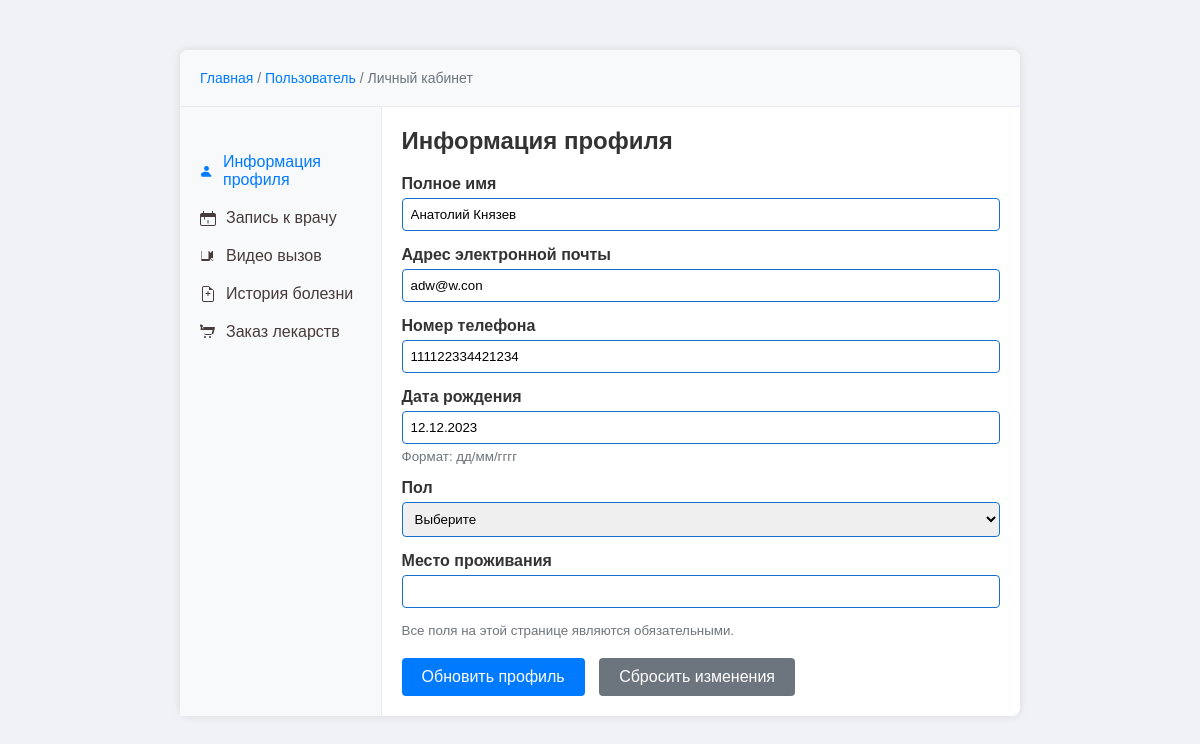
The app's page /users/profile/ (signed in) with its own data.
### users/models.py (models this page shows)
class CustomUser(AbstractUser):
    full_name = models.CharField(max_length=100)
    phone = models.CharField(max_length=15, null=True, blank=True)
    birthday = models.DateField(null=True, blank=True)
    GENDER_CHOICES = [
        ('F', 'Женщина'),
        ('M', 'Мужчина'),
    ]
    gender = models.CharField(max_length=1, choices=GENDER_CHOICES, null=True, blank=True)
    location = models.CharField(max_length=100, null=True, blank=True)

### users/views.py (the view)
# urls.py: path('profile/', profile, name='profile'),
@login_required
def profile(request):
    if request.method == 'POST':
        form = UserProfileForm(instance=request.user, data = request.POST)
        if form.is_valid():
            form.save()
            return HttpResponseRedirect(reverse('users:profile'))
    else:
        form = UserProfileForm(instance=request.user)
    try:
        timeslot = TimeSlot.objects.get(patient=request.user)
    except TimeSlot.DoesNotExist:
        timeslot = None
    context = {'form':form,
                'orders': Order.objects.filter(user=request.user).order_by('-id'),
                'timeslot': timeslot
                }
    return render(request, 'users/04.html', context)

### users/forms.py
class UserProfileForm(UserChangeForm):
    full_name = forms.CharField(widget=forms.TextInput(attrs={
        'class':'form-control py-4'}))
    email = forms.CharField(widget=forms.EmailInput(attrs={
        'class':'form-control py-4', 'readonly':True}))
    phone = forms.CharField(widget=forms.TextInput(attrs={
        'class':'form-control py-4'}), max_length=15, required=False)
    birthday = forms.DateField(widget=forms.DateInput(attrs={
        'class':'form-control py-4'}), required=False)
    gender = forms.CharField(widget=forms.TextInput(attrs={
        'class':'form-control py-4'}), required=False)
    location = forms.CharField(widget=forms.TextInput(attrs={
        'class':'form-control py-4'}), required=False)
    class Meta:
        model = CustomUser
        fields = ['full_name', 'email', 'phone', 'birthday', 'gender', 'location']

### app/context_processors.py (called while the page is built)
def basket_totals(request):
    if request.user.is_authenticated:
        baskets = Basket.objects.filter(user=request.user, active=True)
        total_quantity = baskets.total_quantity()
    else:
        total_quantity = 0
    return {
        'total_quantity': total_quantity,
    }

### app/models.py (called while the page is built)
    def __str__(self):
        return self.name

    def total_quantity(self):
        return sum(basket.quantity for basket in self)

### users/templates/users/04.html (shortened to what this page needs)
{% load apptags %}
{% load static %}
<!DOCTYPE html>
<html lang="ru">
<head>
</head>
<body onload="document.getElementById('defaultTab').click();">
<div class="container">
<div class="breadcrumb">
    <a href="{% url 'index' %}">Главная</a> / <a href="#">Пользователь</a> / Личный кабинет
</div>
<div class="main">
    <div class="sidebar">
        <ul>
            <li><a href="#" id="defaultTab" class="tablink active" onclick="showTab(event, 'profile')"><svg width="16" height="16" fill="currentColor" class="bi bi-person" viewBox="0 0 16 16"><path d="M8 8a3 3 0 1 0 0-6 3 3 0 0 0 0 6zM2 14s-1 0-1-1 1-4 6-4 6 4 6 4 1 0 1 1-1 1-1 1H2z"/></svg>Информация профиля</a></li>
            <li><a href="#" class="tablink" onclick="showTab(event, 'appointments')">Запись к врачу</a></li>
            <li><a href="#" class="tablink" onclick="showTab(event, 'video-call')">Видео вызов</a></li>
            <li><a href="#" class="tablink" onclick="showTab(event, 'medical-history')">История болезни</a></li>
            <li><a href="#" class="tablink" onclick="showTab(event, 'medicine-order')">Заказ лекарств</a></li>
        </ul>
    </div>
    <div class="content">
        <div id="profile" class="tab-content active">
            <h2>Информация профиля</h2>
            <form action="{% url 'users:profile' %}" method="post" >
                <div class="form-group">
                    <label for="fullName">Полное имя</label>
                    {{form.full_name}}
                </div>
                <div class="form-group">
                    <label for="email">Адрес электронной почты</label>
                    {{ form.email }}
                </div>
                <div class="form-group">
                    <label for="phone">Номер телефона</label>
                    {{ form.phone }}
                </div>
                <div class="form-group">
                    <label for="dob">Дата рождения</label>
                    {{ form.birthday }}
                    <small>Формат: дд/мм/гггг</small>
                </div>
                <div class="form-group">
                    <label for="gender">Пол</label>
                    <select id="gender" name="gender" required>
                        <option value="">Выберите</option>
                    </select>
                </div>
                <div class="form-group">
                    <label for="location">Место проживания</label>
                    {{ form.location }}
                </div>
                <div class="form-group">
                    <small>Все поля на этой странице являются обязательными.</small>
                </div>
                <div class="buttons">
                    <button type="submit" class="update-button">Обновить профиль</button>
                    <button type="reset" class="reset-button">Сбросить изменения</button>
                </div>
            </form>
        </div>
    </div>
</div>
</div>
</body>
</html>

### users/templates/users/04.html (style rules this page uses)
body { font-family: Arial, sans-serif; background-color: #f0f2f5; margin: 0; padding: 0; }
.container { width: 70%; margin: 50px auto; background-color: white; box-shadow: 0 0 10px rgba(0,0,0,0.1); border-radius: 8px; display: flex; flex-direction: column; }
.breadcrumb { font-size: 14px; color: #6c757d; padding: 20px; background-color: #f8f9fa; border-bottom: 1px solid #e9ecef; border-radius: 8px 8px 0 0; }
.breadcrumb a { text-decoration: none; color: #007bff; }
.main { display: flex; }
.sidebar { width: 25%; background-color: #f8f9fa; border-right: 1px solid #e9ecef; padding: 20px; box-sizing: border-box; }
.sidebar ul { list-style: none; padding: 0; }
.sidebar ul li { padding: 10px 0; }
.sidebar ul li a { text-decoration: none; color: #473b3b; display: flex; align-items: center; font-size: 16px; }
.sidebar ul li a:hover, .sidebar ul li a.active { color: #007bff; }
.sidebar ul li a svg { margin-right: 10px; }
.content { width: 75%; padding: 20px; }
.content h2 { margin-top: 0; margin-bottom: 20px; font-size: 24px; color: #333; }
.form-group { margin-bottom: 15px; }
.form-group label { display: block; margin-bottom: 5px; font-weight: bold; color: #333; }
.form-group input, .form-group select, .form-group textarea { width: 100%; padding: 8px; box-sizing: border-box; border: 1px solid #1570cb; border-radius: 4px; }
.form-group small { display: block; margin-top: 5px; color: #6c757d; }
.buttons { margin-top: 20px; }
.buttons button { padding: 10px 20px; border: none; border-radius: 4px; cursor: pointer; font-size: 16px; }
.buttons .update-button { background-color: #007bff; color: white; }
.buttons .reset-button { background-color: #6c757d; color: white; margin-left: 10px; }
.tab-content { display: none; }
.tab-content.active { display: block; }

### records on screen
CustomUser: full_name "Анатолий Князев", email "adw@w.con", phone "111122334421234", birthday "12.12.2023"
